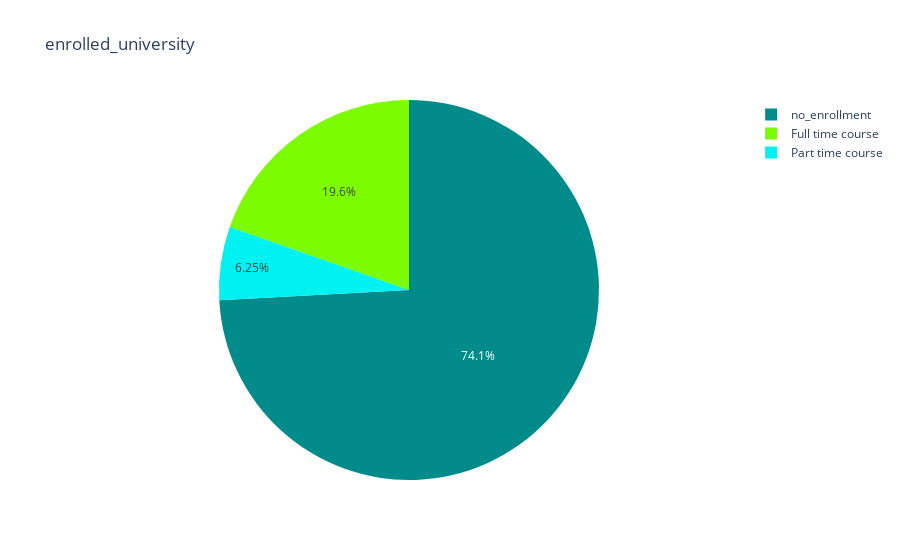

The code cell stored with this chart in its notebook:
### Code cell
pie_chart(hr_train,'enrolled_university')

### Figure 1 — Plotly figure (JSON) as saved in the notebook; plotly's stock layout.template omitted (floating-point values rounded to 4 significant figures)
{"data": [{"domain": {"x": [0, 1], "y": [0, 1]}, "hovertemplate": "label=%{label}<br>value=%{value}<extra></extra>", "labels": ["no_enrollment", "Full time course", "Part time course"], "legendgroup": "", "name": "", "showlegend": true, "type": "pie", "values": [14202, 3757, 1198]}], "layout": {"legend": {"tracegroupgap": 0}, "piecolorway": ["darkcyan", "lawngreen"], "title": {"text": "enrolled_university"}}}
